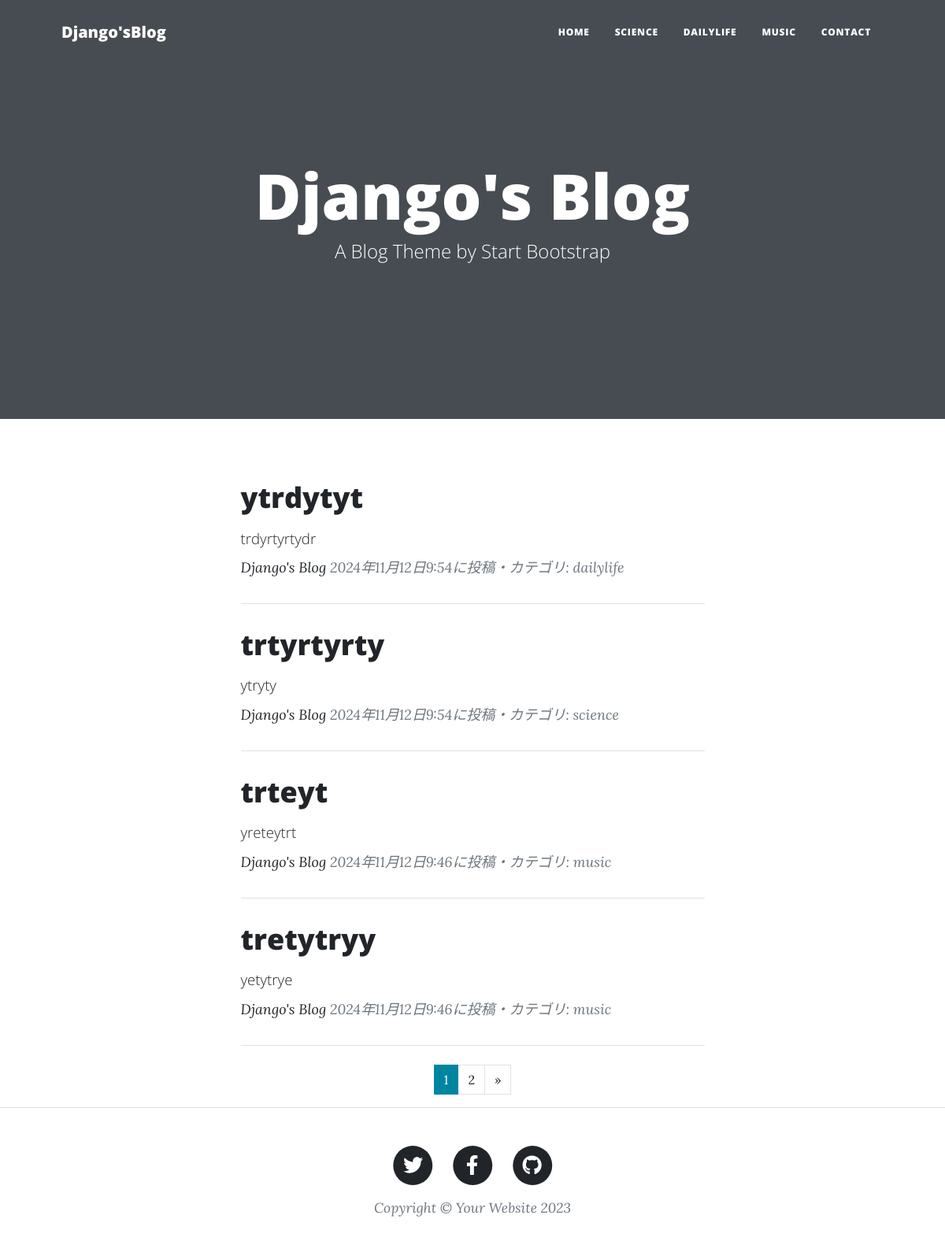
The page / on the database its author committed.
### blogapp/models.py (models this page shows)
class BlogPost(models.Model):
    CATEGORY = (('science','科学のこと'),('dailylife','日常のこと'),('music','音楽のこと'))
    title = models.CharField(
        verbose_name='タイトル',
        max_length=200
        )
    content = models.TextField(
        verbose_name='本文'
        )
    posted_at = models.DateTimeField(
        verbose_name='投稿日時',
        auto_now_add=True)
    category = models.CharField(
        verbose_name='カテゴリ',
        max_length=50,
        choices=CATEGORY
        )

### blogapp/views.py (the view)
# urls.py: path('',views.index_view, name='index'),
def index_view(request):
    records = BlogPost.objects.order_by('-posted_at')
    paginator = Paginator(records,4)
    page_number = request.GET.get('page',1)
    pages = paginator.page(page_number)
    return render(
        request, 'index.html', {'orderby_records': pages})

### blogapp/templates/index.html (shortened to what this page needs)
{% extends 'base.html' %}
{% load static %}
        {% block header %}
        <header class="masthead" style="background-image: url{% static 'assets/img/home-bg.jpg' %}">
            <div class="container position-relative px-4 px-lg-5">
                <div class="row gx-4 gx-lg-5 justify-content-center">
                    <div class="col-md-10 col-lg-8 col-xl-7">
                        <div class="site-heading">
                            <h1>Django's Blog</h1>
                            <span class="subheading">A Blog Theme by Start Bootstrap</span>
                        </div>
                    </div>
                </div>
            </div>
        </header>
        {% endblock %}
        {% block contents %}
        <div class="container px-4 px-lg-5">
            <div class="row gx-4 gx-lg-5 justify-content-center">
                <div class="col-md-10 col-lg-8 col-xl-7">
                    {% for record in orderby_records %}
                    <div class="post-preview">
                        <a href="{% url 'blogapp:blog_detail' record.pk %}">
                            <h2 class="post-title">
                                {{record.title}}</h2>
                            <h3 class="post-subtitle">
                                <span style="font-size : 14pt">
                                    {{record.content|truncatechars:50}}
                                </span>
                            </h3>
                        </a>
                        <p class="post-meta">
                            <a href="#">Django's Blog</a>
                            {{record.posted_at}}に投稿・カテゴリ:
                            {{record.category}}</p>
                    </div>
                    <hr class="my-4" />
                    {% endfor %}
                  {% include "pagination.html" %}
                </div>
            </div>
        </div>
        {% endblock %}

### blogapp/templates/base.html (shortened to what this page needs)
{% load static %}
<!DOCTYPE html>
<html lang="ja">
    <head>
        <link href={% static 'css/styles.css' %} rel="stylesheet" />
    </head>
    <body>
        <nav class="navbar navbar-expand-lg navbar-light" id="mainNav">
            <div class="container px-4 px-lg-5">
                <a class="navbar-brand" href={% url 'blogapp:index' %}>Django'sBlog</a>
                <div class="collapse navbar-collapse" id="navbarResponsive">
                    <ul class="navbar-nav ms-auto py-4 py-lg-0">
                        <li class="nav-item"><a class="nav-link px-lg-3 py-3 py-lg-4" href={% url 'blogapp:index' %}>Home</a></li>
                        <li class="nav-item">
                        <a class="nav-link px-lg-3 py-3 py-lg-4"
                            href={% url 'blogapp:science_list' %}>SCIENCE</a></li>
                        <li class="nav-item">
                        <a class="nav-link px-lg-3 py-3 py-lg-4"
                            href={% url 'blogapp:dailylife_list' %}>DAILYLIFE</a></li>
                        <li class="nav-item">
                        <a class="nav-link px-lg-3 py-3 py-lg-4"
                        href={% url 'blogapp:music_list' %}>MUSIC</a>
                        </li>
                        <li class="nav-item">
                        <a class="nav-link px-lg-3 py-lg-4"
                        href="{% url 'blogapp:contact' %}">
                            CONTACT</a>
                        </li>
                    </ul>
                </div>
            </div>
        </nav>
        {% block header %}{% endblock %}
        {% block contents %}{% endblock %}
        <footer class="border-top">
            <div class="container px-4 px-lg-5">
                <div class="row gx-4 gx-lg-5 justify-content-center">
                    <div class="col-md-10 col-lg-8 col-xl-7">
                        <ul class="list-inline text-center">
                            <li class="list-inline-item">
                                <a href="https://twitter.com/">
                                    <span class="fa-stack fa-lg">
                                        <i class="fas fa-circle fa-stack-2x"></i>
                                        <i class="fab fa-twitter fa-stack-1x fa-inverse"></i>
                                    </span>
                                </a>
                            </li>
                            <li class="list-inline-item">
                                <a href="https://www.facebook.com/">
                                    <span class="fa-stack fa-lg">
                                        <i class="fas fa-circle fa-stack-2x"></i>
                                        <i class="fab fa-facebook-f fa-stack-1x fa-inverse"></i>
                                    </span>
                                </a>
                            </li>
                            <li class="list-inline-item">
                                <a href="https://github.co.jp/">
                                    <span class="fa-stack fa-lg">
                                        <i class="fas fa-circle fa-stack-2x"></i>
                                        <i class="fab fa-github fa-stack-1x fa-inverse"></i>
                                    </span>
                                </a>
                            </li>
                        </ul>
                        <div class="small text-center text-muted fst-italic">Copyright &copy; Your Website 2023</div>
                    </div>
                </div>
            </div>
        </footer>
    </body>
</html>

### blogapp/templates/pagination.html (shortened to what this page needs)
<ul class="pagination"
    style="justify-content:center">
    {% for num in orderby_records.paginator.page_range %}
        {% if orderby_records.number == num %}
        <li class="page-item active">
            <span class="page-link">{{ num }}</span>
        </li>
        {% else %}
        <li class="page-item">
            <a class="page-link" href="?page={{ num }}">{{ num }}</a>
        </li>
        {% endif %}
    {% endfor %}
    {% if orderby_records.has_next %}
    <li class="page-item">
        <a class="page-link"
            href="?page={{ orderby_records.next_page_number }}"
            aria-label="Next">
            <span aria-hidden="true">&raquo;</span>
        </a>
    </li>
    {% endif %}
</ul>

### rows shown on the page
BlogPost: title "ytrdytyt", content "trdyrtyrtydr", posted_at "2024年11月12日9:54", category "dailylife"
BlogPost: title "trtyrtyrty", content "ytryty", posted_at "2024年11月12日9:54", category "science"
BlogPost: title "trteyt", content "yreteytrt", posted_at "2024年11月12日9:46", category "music"
BlogPost: title "tretytryy", content "yetytrye", posted_at "2024年11月12日9:46", category "music"

### other values the page prints
{{ num }} "1"
{{ num }} "2"
